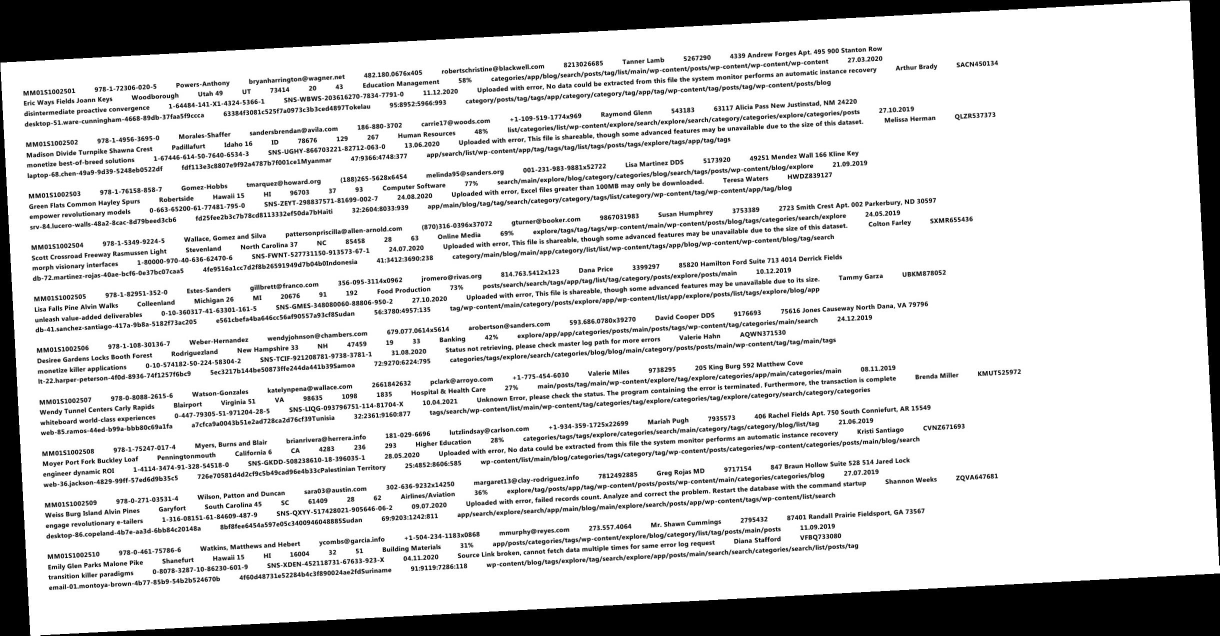
#> input picture PaddleOCR(03-02-2026)/docs/images/Statista-FormF-RKJJ-NA-1929751_d.jpg, 2439 x 1271 px, found by its file name (shown at 1/2 size)
$ python test_case15.py
#> lines starting #> are read from the running program, lines starting #| are printed output that depends on the picture; after the words box and inside, x2 and y2 are one past the last pixel; in counts of white or black regions, pixels touching at a corner belong together
#!/usr/bin/env python3
import csv
import os
import numpy as np
import cv2
from paddleocr import PaddleOCR
from sklearn.cluster import KMeans
from sklearn.metrics import silhouette_score

# ==========================================================
# LOAD + UPSCALE + DESKEW
# ==========================================================
def preprocess_image(image_path):
    img = cv2.imread(image_path)
#> img is the input picture: shape (1271, 2439, 3); min 0, max 255, mean 206.7
    if img is None:
        print("❌ Image not found")
        return None
    # Upscale for small text stability
    img = cv2.resize(img, None, fx=1.5, fy=1.5, interpolation=cv2.INTER_CUBIC)
#> img: shape (1906, 3658, 3)
    gray = cv2.cvtColor(img, cv2.COLOR_BGR2GRAY)
    thresh = cv2.threshold(gray, 0, 255,
                           cv2.THRESH_BINARY_INV + cv2.THRESH_OTSU)[1]
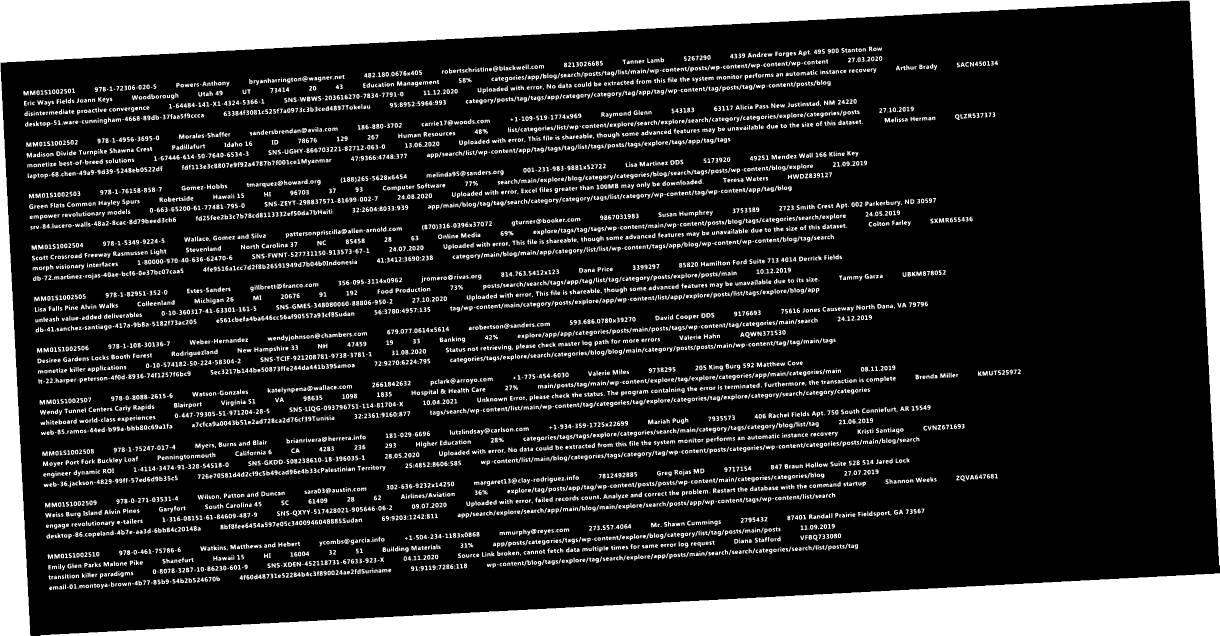
#> thresh: shape (1906, 3658) (shown at 1/3 size); 19.1% white; 7888 white regions (680 under 20 px), largest, box (x1, y1, x2, y2) and area: (0, 0, 3658, 1906) 492615, (122, 1720, 3658, 1906) 329277, (1872, 1572, 1894, 1586) 167
    coords = np.column_stack(np.where(thresh > 0))
#> coords = 1330930 pairs, first value 0 to 1905, second value 0 to 3657
    if len(coords) == 0:
        return img
    rect = cv2.minAreaRect(coords)
#> rect = ((952.5, 1828.5), (3657, 1905), -90)
    angle = rect[-1]
#> angle = -90
    if angle < -45:
        angle = 90 + angle
#> angle = 0
    elif angle > 45:
        angle = angle - 90
    (h, w) = img.shape[:2]
#> h = 1906; w = 3658
    center = (w // 2, h // 2)
#> center = (1829, 953)
    M = cv2.getRotationMatrix2D(center, angle, 1.0)
#> M = [[1, 0, 0], [0, 1, 0]]
    rotated = cv2.warpAffine(
        img, M, (w, h),
        flags=cv2.INTER_CUBIC,
        borderMode=cv2.BORDER_REPLICATE
    )
    return rotated

# ==========================================================
# MAIN EXTRACTION
# ==========================================================
def extract_structured_rows(image_path, output_csv):
    print("="*80)
    print("MULTI-COLUMN STRUCTURE-AWARE EXTRACTION")
    print("="*80)
    img = preprocess_image(image_path)
    if img is None:
        return
    temp_path = "temp_processed.png"
    cv2.imwrite(temp_path, img)
    ocr = PaddleOCR(use_angle_cls=True, lang='en',
                    use_gpu=False, show_log=False)
    result = ocr.ocr(temp_path, cls=True)
    os.remove(temp_path)
    if not result or not result[0]:
        print("❌ No text detected")
        return
    # -------------------------------------------------------
    # Extract bounding box centers and heights
    # -------------------------------------------------------
    items = []
    for detection in result[0]:
        bbox = detection[0]
        text = detection[1][0].strip()
        if not text:
            continue
        x_coords = [p[0] for p in bbox]
        y_coords = [p[1] for p in bbox]
        x_center = np.mean(x_coords)
        y_center = np.mean(y_coords)
        x_left = min(x_coords)
        height = max(y_coords) - min(y_coords)
        items.append({
            "text": text,
            "x_center": x_center,
            "x_left": x_left,
            "y_center": y_center,
            "height": height
        })
    if not items:
        print("❌ No valid text items")
        return
    # -------------------------------------------------------
    # Dynamic row threshold based on average height
    # -------------------------------------------------------
    avg_height = np.mean([item["height"] for item in items])
    row_threshold = avg_height * 1.5  # Adjustable multiplier
    print(f"Average text height: {avg_height:.2f}, Row threshold: {row_threshold:.2f}")
    # -------------------------------------------------------
    # STEP 1: Detect optimal number of columns using silhouette score
    # -------------------------------------------------------
    print("Detecting optimal number of columns...")
    x_positions = np.array([[item["x_center"]] for item in items])
    possible_k = range(5, min(30, len(items) // 2 + 1))  # Reasonable range for columns
    scores = []
    for k in possible_k:
        kmeans = KMeans(n_clusters=k, random_state=0).fit(x_positions)
        score = silhouette_score(x_positions, kmeans.labels_)
        scores.append(score)
    num_columns = possible_k[np.argmax(scores)]
    print(f"Optimal number of columns: {num_columns}")
    # Fit with optimal k
    kmeans = KMeans(n_clusters=num_columns, random_state=0).fit(x_positions)
    for idx, item in enumerate(items):
        item["column"] = kmeans.labels_[idx]
    # Sort columns left to right by cluster centers
    cluster_centers = kmeans.cluster_centers_[:, 0]
    column_order = np.argsort(cluster_centers)
    # -------------------------------------------------------
    # STEP 2: Inside each column → group rows by Y
    # -------------------------------------------------------
    column_rows = {}
    for col in range(num_columns):
        col_items = [item for item in items if item["column"] == col]
        col_items = sorted(col_items, key=lambda x: x["y_center"])
        rows = []
        current_row = []
        for item in col_items:
            if not current_row:
                current_row.append(item)
                continue
            if abs(item["y_center"] - np.mean([i["y_center"] for i in current_row])) < row_threshold:
                current_row.append(item)
            else:
                rows.append(current_row)
                current_row = [item]
        if current_row:
            rows.append(current_row)
        column_rows[col] = rows
    # -------------------------------------------------------
    # STEP 3: Build structured rows for CSV
    # -------------------------------------------------------
    max_rows = max(len(column_rows[col]) for col in column_rows) if column_rows else 0
    print(f"Total rows detected: {max_rows}")
    with open(output_csv, "w", newline="", encoding="utf-8") as f:
        writer = csv.writer(f)
        for row_index in range(max_rows):
            row_data = [""] * num_columns
            for i, col in enumerate(column_order):
                if row_index < len(column_rows[col]):
                    cell_items = column_rows[col][row_index]
                    # Sort items in cell by x_left (in case multi-detection in cell)
                    sorted_cell = sorted(cell_items, key=lambda x: x["x_left"])
                    cell_text = " ".join(item["text"] for item in sorted_cell)
                    row_data[i] = cell_text
            writer.writerow(row_data)
    print("✅ Done")
    print("Saved at:", os.path.abspath(output_csv))

if __name__ == "__main__":
    IMAGE_PATH = r"C:\Users\91909\Desktop\github new repository\new repo\ftb(30-12-2025)\PaddleOCR_updated\PaddleOCR(03-02-2026)\docs\images\Statista-FormF-RKJJ-NA-1929751_d.jpg"
    OUTPUT_CSV = "final_perfect2_structured_output.csv"
    extract_structured_rows(IMAGE_PATH, OUTPUT_CSV)
#> (the call stopped at in extract_structured_rows, `ocr = PaddleOCR(use_angle_cls=True, lang='en', use_gpu=False, show_log..`: paddleocr is not available in this run)

$ run again, with PaddleOCR(03-02-2026)/docs/images/Statista-FormF-RKJJ-NA-1929752_d.jpg copied over PaddleOCR(03-02-2026)/docs/images/Statista-FormF-RKJJ-NA-1929751_d.jpg
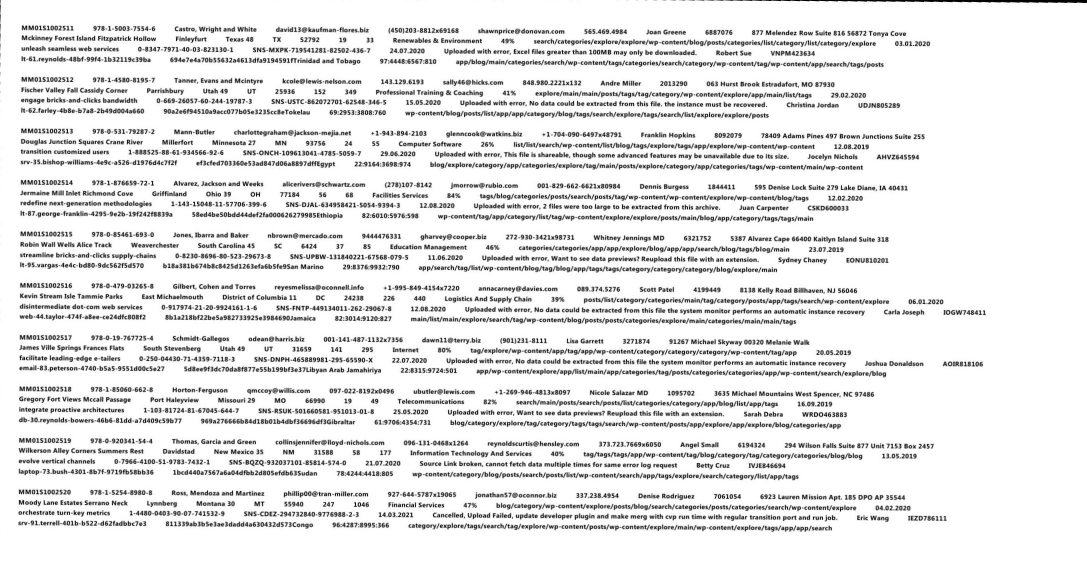
#> input picture PaddleOCR(03-02-2026)/docs/images/Statista-FormF-RKJJ-NA-1929752_d.jpg, 2173 x 1132 px, found by its file name (shown at 1/2 size)
#> in preprocess_image, img is the input picture: shape (1132, 2173, 3); min 0, max 255, mean 231.4
#> img: shape (1698, 3260, 3)
#> in preprocess_image, `thresh = cv2.threshold(gray, 0, 255, cv2.THRESH_BINARY_INV + cv2.THRES..`:
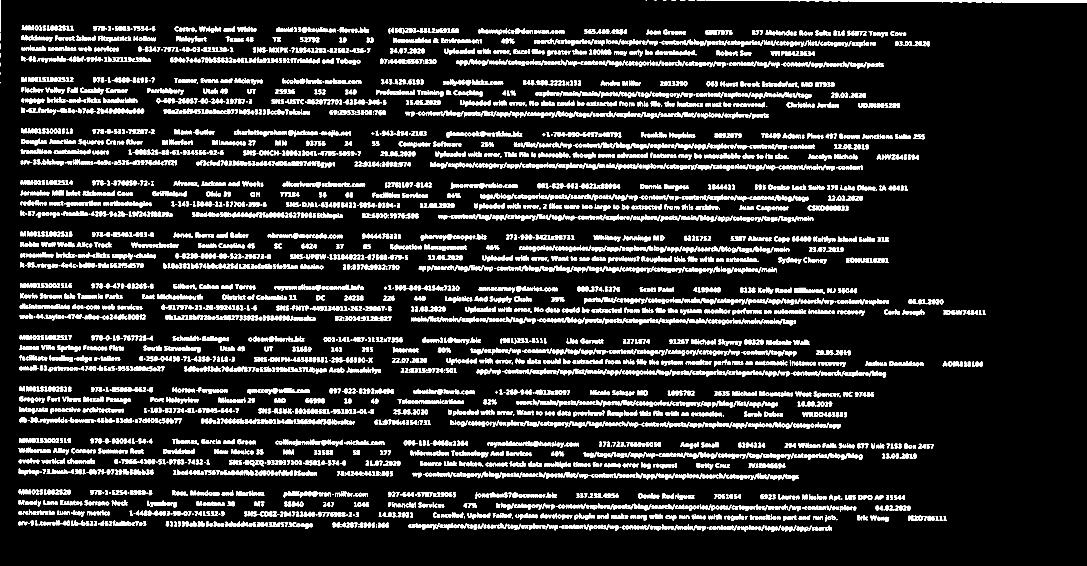
#> thresh: shape (1698, 3260) (shown at 1/3 size); 12% white; 6798 white regions (459 under 20 px), largest, box (x1, y1, x2, y2) and area: (2116, 0, 3260, 9) 5879, (2211, 120, 2290, 140) 653, (2462, 617, 2523, 632) 630
#> coords = 661895 pairs, first value 0 to 1595, second value 0 to 3259
#> rect = ((797.5, 1629.5), (3259, 1595), -90)
#> in preprocess_image, `angle = rect[-1]`: angle = -90
#> in preprocess_image, `angle = 90 + angle`: angle = 0
#> M = [[1, 0, 0], [0, 1, 0]]
